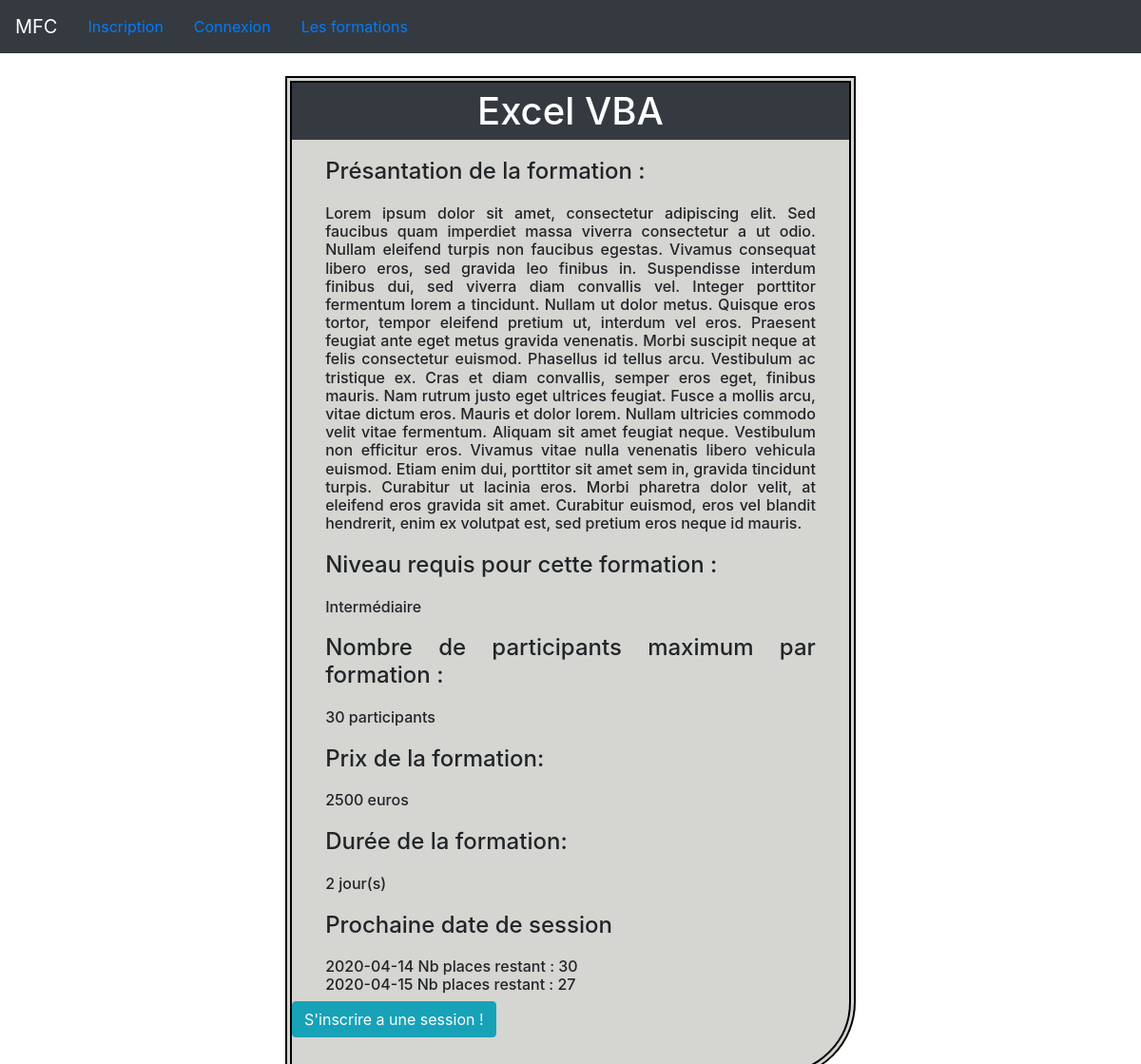
Page /fiche_formation.php?id=1 on the committed database.
### tables this page shows
CREATE TABLE `formation` (
  `form_id` int(11) NOT NULL,
  `form_nom` varchar(50) NOT NULL,
  `form_cat` enum('brx','rsx','dev') NOT NULL,
  `form_desc` longtext NOT NULL,
  `form_niveau` enum('Débutant','Intermédiaire','Avancée','Expert') NOT NULL,
  `form_nbplace` int(11) NOT NULL,
  `form_prix` int(11) NOT NULL,
  `form_duree` int(11) NOT NULL,
  `form_lieu` varchar(240) NOT NULL
);

CREATE TABLE `session` (
  `session_id` int(11) NOT NULL,
  `session_date` date NOT NULL,
  `session_place` int(50) NOT NULL,
  `form_id` int(11) NOT NULL
);

### fiche_formation.php (the view, shortened to what this page needs)
<?php  include 'header.php'; ?>
<?php
    $id = $_GET['id'];
    $form_info = $bdd->prepare('SELECT * FROM formation WHERE form_id = ?');
    $form_info->execute(array($id));
    $form_info = $form_info->fetch();
    $session_info = $bdd->prepare("SELECT * FROM session WHERE form_id = ?");
    $session_info->execute(array($id));
?>
<div id='form_fiche'>
    <h1><?php echo $form_info['form_nom'] ?></h1>
    <h4>Présantation de la formation : <h6><?php echo $form_info['form_desc'] ?></h6></h4>
    <h4>Niveau requis pour cette formation : <h6><?php echo $form_info['form_niveau'] ?></h6></h4>
    <h4>Nombre de participants maximum par formation : <h6><?php echo $form_info['form_nbplace'] ?> participants</h6></h4>
    <h4>Prix de la formation: <h6><?php echo $form_info['form_prix'] ?> euros</h6></h4>
    <h4>Durée de la formation: <h6><?php echo $form_info['form_duree'] ?> jour(s)</h6></h4>
    <h4>Prochaine date de session<h6>
    <?php
        if (!empty($a = $session_info->fetch())){
            echo $a['session_date']." Nb places restant : ".$a['session_place']."</br>";
            while ($a = $session_info->fetch()){
                echo $a['session_date']." Nb places restant : ".$a['session_place']."</br>";
            }
        }else{
            echo 'Pas de date prévu, reste connecté ! ;)';
        }
    ?></h6></h4>
    <a href="formation_inscription.php?id=<?php echo $id; ?>" class="btn btn-info" role="button">S'inscrire a une session !</a>
</div>

### header.php (shortened to what this page needs)
<!doctype html>
<html lang="en">
  <head>
      <link rel="stylesheet" href="cssBS/bootstrap.min.css">
      <link rel="stylesheet" href="css/listeform.css" type="text/css">
      <link rel="stylesheet" href="css/ficheform.css" type="text/css">
  </head>
  <body>
  <div name="navigation">
  <nav class="navbar navbar-expand-sm bg-dark navbar-dark ">
    <a class="navbar-brand" href="index.php">MFC</a>
    <?php if (empty($_SESSION['id'])){ ?>
        <a class="nav-link" href="inscription.php">Inscription</a>
        <a class="nav-link" href="connexion.php">Connexion</a>
    <?php } ?>
        <a class="nav-link" href="formation.php">Les formations</a>
  </nav>
  </div>

### css/listeform.css (style rules this page uses)
html { height: 100%; }
body { height: 100%; margin: 0; padding: 0; }

### css/ficheform.css (style rules this page uses)
#form_fiche { background-color: #d5d5d1; margin-bottom: 4%; margin-left: 25%; margin-right: 25%; margin-top: 2%; padding-bottom: 3%; border-radius: 0px 0px 80px 0px; -moz-border-radius: 0px 0px 80px 0px; -webkit-border-radius: 0px 0px 80px 0px; border: 7px double #000000; min-height: 80%; }
#form_fiche > h1 { background-color: #343a40; color: white; text-align: center; padding-bottom: 1%; padding-top: 1%; }
#form_fiche > h4 { text-align: justify; padding-bottom: 2%; padding-top: 2%; padding-left: 6%; padding-right: 6%; }
#form_fiche > h6 { text-align: justify; padding-left: 6%; padding-right: 6%; padding-bottom: 0; padding-top: 0; }

### rows in the picture
formation: form_nom "Excel VBA", form_desc "Lorem ipsum dolor sit amet, consectetur adipiscing elit. Sed faucibus quam imperdiet massa viverra consectetur a ut odio. Nullam eleifend turpis non faucibus egestas. Vivamus consequat libero eros, sed gravida leo finibus in. Suspendisse interdum finibus dui, sed viverra diam convallis vel. Integer porttitor fermentum lorem a tincidunt. Nullam ut dolor metus. Quisque eros tortor, tempor eleifend pretium ut, interdum vel eros. Praesent feugiat ante eget metus gravida venenatis. Morbi suscipit neque at felis consectetur euismod. Phasellus id tellus arcu. Vestibulum ac tristique ex. Cras et diam convallis, semper eros eget, finibus mauris. Nam rutrum justo eget ultrices feugiat. Fusce a mollis…", form_niveau "Intermédiaire", form_nbplace "30", form_prix "2500", form_duree "2"
session: session_date "2020-04-14", session_place "30"
session: session_date "2020-04-15", session_place "27"
